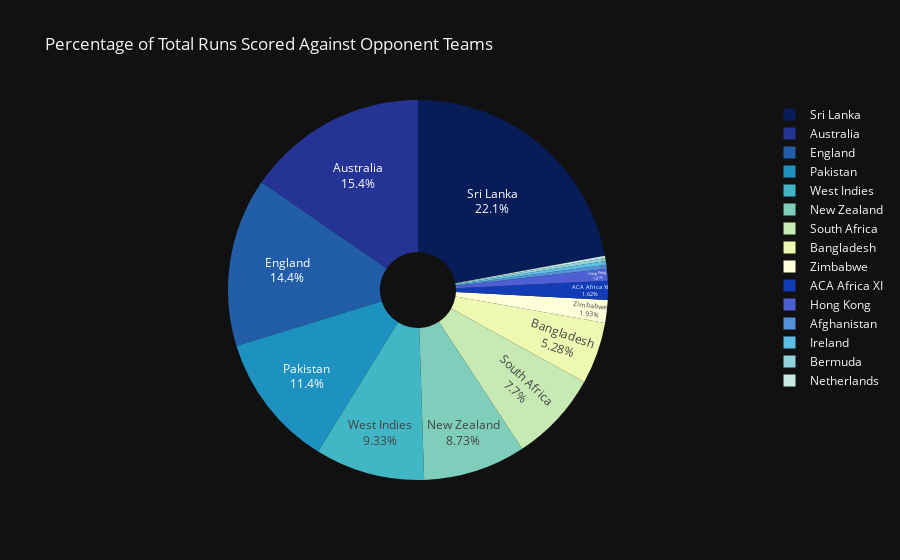

Notebook code for this chart:
### Markdown cell above
#### Hence, it can be observed his favourite teams(on the basis of runs scored) are Sri Lanka, Australia and England as opponent<br> Against some teams he has not scored too many runs cause he has not played a lot of games against them

### Code cell
fig=px.pie(runs_by_opponents,values='Runs',names='Versus',hole=0.2,
           title='Percentage of Total Runs Scored Against Opponent Teams',
           color_discrete_sequence=px.colors.sequential.YlGnBu_r,template="plotly_dark")
fig.update_traces(textposition='inside', textinfo='percent+label')
fig.show()

### Figure 1 — Plotly figure (JSON) as saved in the notebook; plotly's stock layout.template omitted (floating-point values rounded to 4 significant figures)
{"data": [{"domain": {"x": [0, 1], "y": [0, 1]}, "hole": 0.2, "hovertemplate": "Versus=%{label}<br>Runs=%{value}<extra></extra>", "labels": ["Netherlands", "Bermuda", "Ireland", "Afghanistan", "Hong Kong", "ACA Africa XI", "Zimbabwe", "Bangladesh", "South Africa", "New Zealand", "West Indies", "Pakistan", "England", "Australia", "Sri Lanka"], "legendgroup": "", "name": "", "showlegend": true, "textinfo": "percent+label", "textposition": "inside", "type": "pie", "values": [19, 29, 34, 36, 109, 174, 208, 569, 830, 940, 1005, 1231, 1546, 1660, 2383]}], "layout": {"legend": {"tracegroupgap": 0}, "piecolorway": ["rgb(8,29,88)", "rgb(37,52,148)", "rgb(34,94,168)", "rgb(29,145,192)", "rgb(65,182,196)", "rgb(127,205,187)", "rgb(199,233,180)", "rgb(237,248,177)", "rgb(255,255,217)"], "title": {"text": "Percentage of Total Runs Scored Against Opponent Teams"}}}
